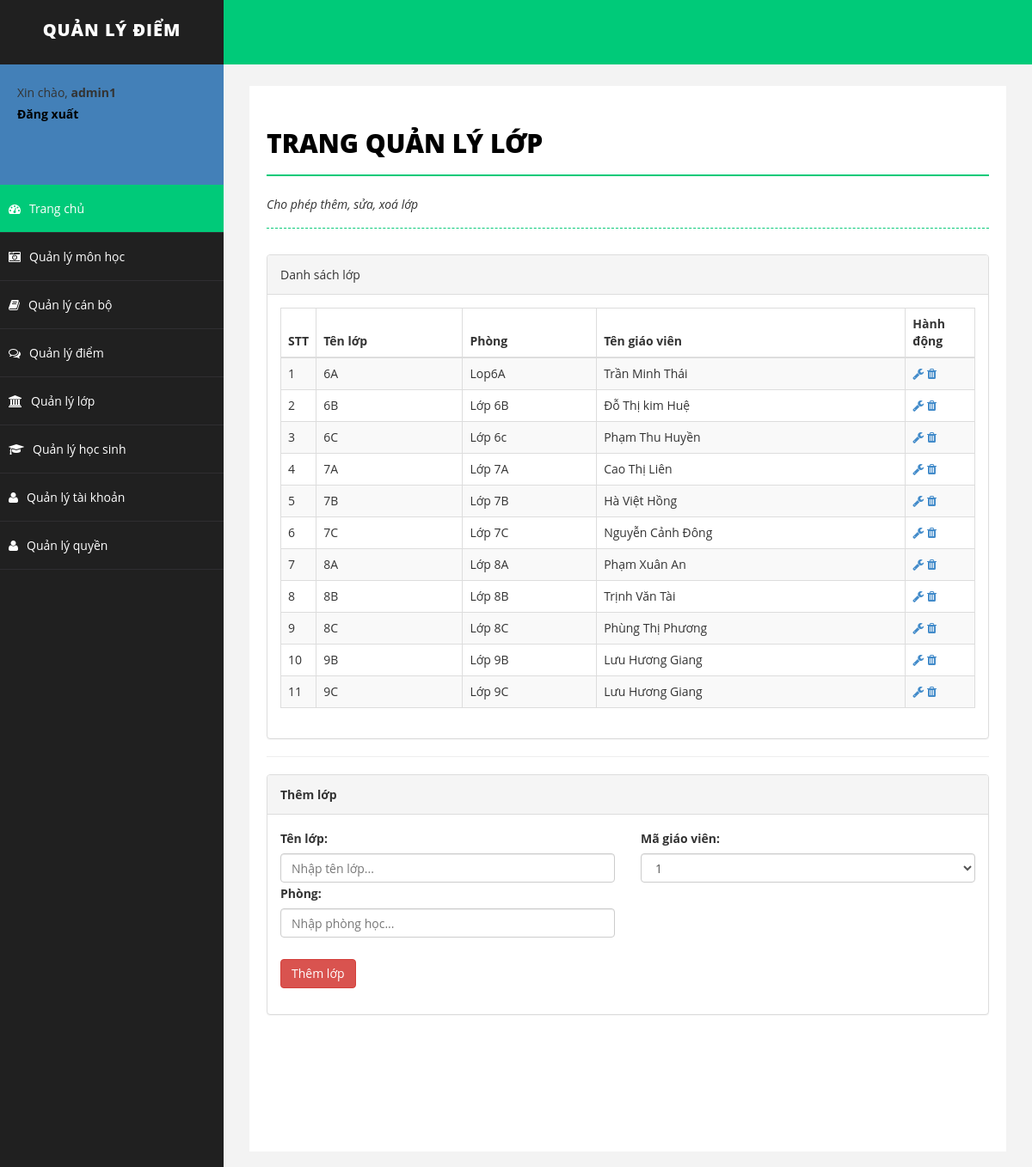
Page /admin/index.php?trang=lop (signed in) on the committed database.
### tables this page shows
CREATE TABLE IF NOT EXISTS `lop` (
  `l_malop` int(11) NOT NULL AUTO_INCREMENT,
  `l_magiaovien` int(11) NOT NULL,
  `l_tenlop` text NOT NULL,
  `l_phong` text NOT NULL,
  PRIMARY KEY (`l_malop`)
);

CREATE TABLE IF NOT EXISTS `canbo` (
  `cb_macanbo` int(11) NOT NULL AUTO_INCREMENT,
  `cb_hoten` text NOT NULL,
  `cb_gioitinh` tinyint(1) NOT NULL,
  `cb_ngaysinh` date NOT NULL,
  `cb_ngaylam` date NOT NULL,
  `cb_chucvu` text NOT NULL,
  `cb_bomon` text NOT NULL,
  `cb_diachi` text NOT NULL,
  `cb_sdt` text NOT NULL,
  `cb_email` text NOT NULL,
  `cb_tinhtrang` tinyint(1) NOT NULL,
  PRIMARY KEY (`cb_macanbo`)
);

### admin/include/qllop.php (the view, shortened to what this page needs)
<div id="wrapper">
           <div id="page-inner">
               <div class="row">
                   <div class="col-md-12">
                       <h1 class="page-head-line">Trang quản lý lớp</h1>
                       <h1 class="page-subhead-line">Cho phép thêm, sửa, xoá lớp</h1>
                   </div>
               </div>
               <div class="row">
                   <div class="col-md-12">
                      <div class="panel panel-default">
                       <div class="panel-heading">
                          Danh sách lớp
                       </div>
                       <div class="panel-body">
					<table class="table table-striped table-bordered table-hover">
					<thead>
						<tr>
							<th>STT</th>
							<th>Tên lớp</th>
							<th>Phòng</th>
							<th>Tên giáo viên</th>
							<th>Hành động</th>
						</tr>
					</thead>
					<tbody>
						<?php
							$i=1;
							$sql = "select * from lop as l join canbo as cb on l.l_magiaovien=cb.cb_macanbo;";
							$kq=mysql_query($sql);
							while($row=mysql_fetch_array($kq)){
						?>
						<tr>
							<td style="width:3%"><?php echo $i++; ?></td>
							<td><?php echo $row['l_tenlop'];; ?></td>
							<td><?php echo $row['l_phong']; ?></td>
							<td><?php echo $row['cb_hoten']; ?></td>
							<td style="width:10%">
								<a href="?trang=lop&action=modify&id=<?php echo $row['l_malop']; ?>"><i class="fa fa-wrench"></i></a>
								<a href="?trang=lop&action=delete&id=<?php echo $row['l_malop']; ?>"><i class="fa fa-trash"></i></a>
							</td>
						</tr>
						<?php
							}
						?>
					</tbody>
				</table>
                   </div>
			   </div>
			   <hr>
				<div class="panel panel-default">
                       <div class="panel-heading">
                          <strong>Thêm lớp</strong>
                       </div>
                       <div class="panel-body">
                           <form class="form-group" method="POST" action="include/themmoilop.php">
							<div class="row">
								<div class="col-md-6">
									<label>Tên lớp:</label>
									<input class="form-control" name="tenlop" placeholder="Nhập tên lớp..." />
									<label>Phòng:</label>
									<input class="form-control" name="phong" placeholder="Nhập phòng học..." />
								</div>
								<div class="col-md-6">
									<label>Mã giáo viên:</label>
									<select name="magiaovien" class="form-control">
									<?php
										$sqlcanbo="select cb_macanbo from canbo";
										$kqcanbo=mysql_query($sqlcanbo);
										while($dscanbo=mysql_fetch_array($kqcanbo)){
									?>
									<option value="<?php echo $dscanbo['cb_macanbo']; ?>"><?php echo $dscanbo['cb_macanbo']; ?></option>
									<?php
										}
									?>
									</select>
								</div>
							</div>
							<input type="submit" value="Thêm lớp" class="btn btn-danger" />
						</form>
					</div>
				</div>
			</div>
               </div>
           </div>
   </div>

### admin/assets/css/basic.css (style rules this page uses)
body { font-family: 'Open Sans', 'Calibri','Times New Roman'; line-height:25px; }
#wrapper { width: 100%; background: #202020; }
#page-inner { width: 100%; margin: 10px 20px 10px 0px; background-color: #fff!important; padding: 10px; min-height: 1200px; }
.page-head-line { font-size: 30px; text-transform: uppercase; color: #000; font-weight: 800; padding-bottom: 20px; border-bottom: 2px solid #00CA79; margin-bottom: 10px; }
.page-subhead-line { font-size: 14px; padding-top: 5px; padding-bottom: 20px; font-style:italic; margin-bottom:30px; border-bottom:1px dashed #00CA79; }

### rows in the picture
lop: l_tenlop "6A", l_phong "Lop6A", canbo.cb_hoten "Trần Minh Thái"
lop: l_tenlop "6B", l_phong "Lớp 6B", canbo.cb_hoten "Đỗ Thị kim Huệ"
lop: l_tenlop "6C", l_phong "Lớp 6c", canbo.cb_hoten "Phạm Thu Huyền"
lop: l_tenlop "7A", l_phong "Lớp 7A", canbo.cb_hoten "Cao Thị Liên"
lop: l_tenlop "7B", l_phong "Lớp 7B", canbo.cb_hoten "Hà Việt Hồng"
lop: l_tenlop "7C", l_phong "Lớp 7C", canbo.cb_hoten "Nguyễn Cảnh Đông"
lop: l_tenlop "8A", l_phong "Lớp 8A", canbo.cb_hoten "Phạm Xuân An"
lop: l_tenlop "8B", l_phong "Lớp 8B", canbo.cb_hoten "Trịnh Văn Tài"
lop: l_tenlop "8C", l_phong "Lớp 8C", canbo.cb_hoten "Phùng Thị Phương"
lop: l_tenlop "9B", l_phong "Lớp 9B", canbo.cb_hoten "Lưu Hương Giang"
lop: l_tenlop "9C", l_phong "Lớp 9C", canbo.cb_hoten "Lưu Hương Giang"

### other values in the picture
$_SESSION['username'] "admin1"
form field magiaovien "1"
